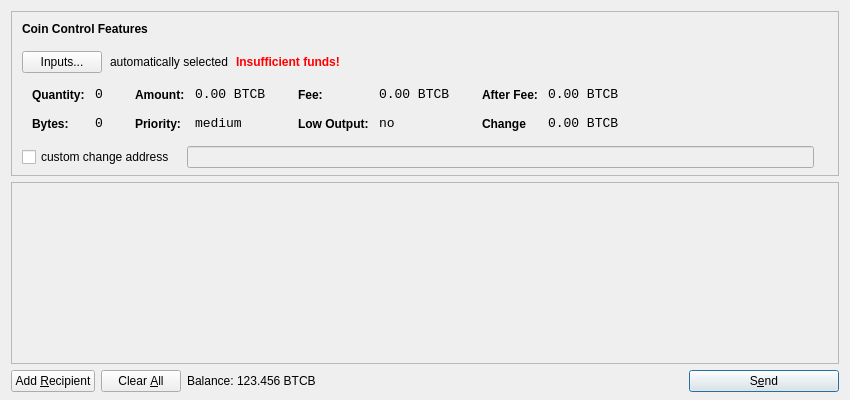
<?xml version="1.0" encoding="UTF-8"?>
<ui version="4.0">
 <class>SendCoinsDialog</class>
 <widget class="QDialog" name="SendCoinsDialog">
  <property name="geometry">
   <rect>
    <x>0</x>
    <y>0</y>
    <width>850</width>
    <height>400</height>
   </rect>
  </property>
  <property name="windowTitle">
   <string>Send Coins</string>
  </property>
  <layout class="QVBoxLayout" name="verticalLayout" stretch="0,1,0">
   <property name="bottomMargin">
    <number>8</number>
   </property>
   <item>
    <widget class="QFrame" name="frameCoinControl">
     <property name="sizePolicy">
      <sizepolicy hsizetype="Expanding" vsizetype="Expanding">
       <horstretch>0</horstretch>
       <verstretch>0</verstretch>
      </sizepolicy>
     </property>
     <property name="maximumSize">
      <size>
       <width>16777215</width>
       <height>16777215</height>
      </size>
     </property>
     <property name="frameShape">
      <enum>QFrame::StyledPanel</enum>
     </property>
     <property name="frameShadow">
      <enum>QFrame::Sunken</enum>
     </property>
     <layout class="QVBoxLayout" name="verticalLayoutCoinControl2">
      <property name="spacing">
       <number>-1</number>
      </property>
      <property name="leftMargin">
       <number>0</number>
      </property>
      <property name="topMargin">
       <number>0</number>
      </property>
      <property name="rightMargin">
       <number>0</number>
      </property>
      <property name="bottomMargin">
       <number>6</number>
      </property>
      <item>
       <layout class="QVBoxLayout" name="verticalLayoutCoinControl" stretch="0,0,0,0,1">
        <property name="spacing">
         <number>0</number>
        </property>
        <property name="leftMargin">
         <number>10</number>
        </property>
        <property name="topMargin">
         <number>10</number>
        </property>
        <item>
         <layout class="QHBoxLayout" name="horizontalLayoutCoinControl1">
          <property name="bottomMargin">
           <number>15</number>
          </property>
          <item>
           <widget class="QLabel" name="labelCoinControlFeatures">
            <property name="sizePolicy">
             <sizepolicy hsizetype="Preferred" vsizetype="Maximum">
              <horstretch>0</horstretch>
              <verstretch>0</verstretch>
             </sizepolicy>
            </property>
            <property name="font">
             <font>
              <weight>75</weight>
              <bold>true</bold>
             </font>
            </property>
            <property name="styleSheet">
             <string notr="true">font-weight:bold;</string>
            </property>
            <property name="text">
             <string>Coin Control Features</string>
            </property>
           </widget>
          </item>
         </layout>
        </item>
        <item>
         <layout class="QHBoxLayout" name="horizontalLayoutCoinControl2" stretch="0,0,0,0">
          <property name="spacing">
           <number>8</number>
          </property>
          <property name="bottomMargin">
           <number>10</number>
          </property>
          <item>
           <widget class="QPushButton" name="pushButtonCoinControl">
            <property name="styleSheet">
             <string notr="true"/>
            </property>
            <property name="text">
             <string>Inputs...</string>
            </property>
           </widget>
          </item>
          <item>
           <widget class="QLabel" name="labelCoinControlAutomaticallySelected">
            <property name="text">
             <string>automatically selected</string>
            </property>
            <property name="margin">
             <number>5</number>
            </property>
           </widget>
          </item>
          <item>
           <widget class="QLabel" name="labelCoinControlInsuffFunds">
            <property name="font">
             <font>
              <weight>75</weight>
              <bold>true</bold>
             </font>
            </property>
            <property name="styleSheet">
             <string notr="true">color:red;font-weight:bold;</string>
            </property>
            <property name="text">
             <string>Insufficient funds!</string>
            </property>
            <property name="margin">
             <number>5</number>
            </property>
           </widget>
          </item>
          <item>
           <spacer name="horizontalSpacerCoinControl">
            <property name="orientation">
             <enum>Qt::Horizontal</enum>
            </property>
            <property name="sizeHint" stdset="0">
             <size>
              <width>40</width>
              <height>1</height>
             </size>
            </property>
           </spacer>
          </item>
         </layout>
        </item>
        <item>
         <widget class="QWidget" name="widgetCoinControl" native="true">
          <property name="sizePolicy">
           <sizepolicy hsizetype="Preferred" vsizetype="Preferred">
            <horstretch>0</horstretch>
            <verstretch>0</verstretch>
           </sizepolicy>
          </property>
          <property name="minimumSize">
           <size>
            <width>0</width>
            <height>0</height>
           </size>
          </property>
          <property name="styleSheet">
           <string notr="true"/>
          </property>
          <layout class="QHBoxLayout" name="horizontalLayoutCoinControl5">
           <property name="margin">
            <number>0</number>
           </property>
           <item>
            <layout class="QHBoxLayout" name="horizontalLayoutCoinControl3" stretch="0,0,0,1">
             <property name="spacing">
              <number>20</number>
             </property>
             <property name="topMargin">
              <number>0</number>
             </property>
             <property name="bottomMargin">
              <number>10</number>
             </property>
             <item>
              <layout class="QFormLayout" name="formLayoutCoinControl1">
               <property name="horizontalSpacing">
                <number>10</number>
               </property>
               <property name="verticalSpacing">
                <number>14</number>
               </property>
               <property name="leftMargin">
                <number>10</number>
               </property>
               <property name="topMargin">
                <number>4</number>
               </property>
               <property name="rightMargin">
                <number>6</number>
               </property>
               <item row="0" column="0">
                <widget class="QLabel" name="labelCoinControlQuantityText">
                 <property name="styleSheet">
                  <string notr="true">font-weight:bold;</string>
                 </property>
                 <property name="text">
                  <string>Quantity:</string>
                 </property>
                 <property name="margin">
                  <number>0</number>
                 </property>
                </widget>
               </item>
               <item row="0" column="1">
                <widget class="QLabel" name="labelCoinControlQuantity">
                 <property name="font">
                  <font>
                   <family>Monospace</family>
                   <pointsize>10</pointsize>
                  </font>
                 </property>
                 <property name="cursor">
                  <cursorShape>IBeamCursor</cursorShape>
                 </property>
                 <property name="contextMenuPolicy">
                  <enum>Qt::ActionsContextMenu</enum>
                 </property>
                 <property name="text">
                  <string>0</string>
                 </property>
                 <property name="margin">
                  <number>0</number>
                 </property>
                 <property name="textInteractionFlags">
                  <set>Qt::LinksAccessibleByMouse|Qt::TextSelectableByKeyboard|Qt::TextSelectableByMouse</set>
                 </property>
                </widget>
               </item>
               <item row="1" column="0">
                <widget class="QLabel" name="labelCoinControlBytesText">
                 <property name="styleSheet">
                  <string notr="true">font-weight:bold;</string>
                 </property>
                 <property name="text">
                  <string>Bytes:</string>
                 </property>
                </widget>
               </item>
               <item row="1" column="1">
                <widget class="QLabel" name="labelCoinControlBytes">
                 <property name="font">
                  <font>
                   <family>Monospace</family>
                   <pointsize>10</pointsize>
                  </font>
                 </property>
                 <property name="cursor">
                  <cursorShape>IBeamCursor</cursorShape>
                 </property>
                 <property name="contextMenuPolicy">
                  <enum>Qt::ActionsContextMenu</enum>
                 </property>
                 <property name="text">
                  <string>0</string>
                 </property>
                 <property name="textInteractionFlags">
                  <set>Qt::LinksAccessibleByMouse|Qt::TextSelectableByKeyboard|Qt::TextSelectableByMouse</set>
                 </property>
                </widget>
               </item>
              </layout>
             </item>
             <item>
              <layout class="QFormLayout" name="formLayoutCoinControl2">
               <property name="horizontalSpacing">
                <number>10</number>
               </property>
               <property name="verticalSpacing">
                <number>14</number>
               </property>
               <property name="leftMargin">
                <number>6</number>
               </property>
               <property name="topMargin">
                <number>4</number>
               </property>
               <property name="rightMargin">
                <number>6</number>
               </property>
               <item row="0" column="0">
                <widget class="QLabel" name="labelCoinControlAmountText">
                 <property name="styleSheet">
                  <string notr="true">font-weight:bold;</string>
                 </property>
                 <property name="text">
                  <string>Amount:</string>
                 </property>
                 <property name="margin">
                  <number>0</number>
                 </property>
                </widget>
               </item>
               <item row="0" column="1">
                <widget class="QLabel" name="labelCoinControlAmount">
                 <property name="font">
                  <font>
                   <family>Monospace</family>
                   <pointsize>10</pointsize>
                  </font>
                 </property>
                 <property name="cursor">
                  <cursorShape>IBeamCursor</cursorShape>
                 </property>
                 <property name="contextMenuPolicy">
                  <enum>Qt::ActionsContextMenu</enum>
                 </property>
                 <property name="text">
                  <string notr="true">0.00 BTCB</string>
                 </property>
                 <property name="textInteractionFlags">
                  <set>Qt::LinksAccessibleByMouse|Qt::TextSelectableByKeyboard|Qt::TextSelectableByMouse</set>
                 </property>
                </widget>
               </item>
               <item row="1" column="0">
                <widget class="QLabel" name="labelCoinControlPriorityText">
                 <property name="styleSheet">
                  <string notr="true">font-weight:bold;</string>
                 </property>
                 <property name="text">
                  <string>Priority:</string>
                 </property>
                </widget>
               </item>
               <item row="1" column="1">
                <widget class="QLabel" name="labelCoinControlPriority">
                 <property name="font">
                  <font>
                   <family>Monospace</family>
                   <pointsize>10</pointsize>
                  </font>
                 </property>
                 <property name="cursor">
                  <cursorShape>IBeamCursor</cursorShape>
                 </property>
                 <property name="contextMenuPolicy">
                  <enum>Qt::ActionsContextMenu</enum>
                 </property>
                 <property name="text">
                  <string>medium</string>
                 </property>
                 <property name="textInteractionFlags">
                  <set>Qt::LinksAccessibleByMouse|Qt::TextSelectableByKeyboard|Qt::TextSelectableByMouse</set>
                 </property>
                </widget>
               </item>
              </layout>
             </item>
             <item>
              <layout class="QFormLayout" name="formLayoutCoinControl3">
               <property name="horizontalSpacing">
                <number>10</number>
               </property>
               <property name="verticalSpacing">
                <number>14</number>
               </property>
               <property name="leftMargin">
                <number>6</number>
               </property>
               <property name="topMargin">
                <number>4</number>
               </property>
               <property name="rightMargin">
                <number>6</number>
               </property>
               <item row="0" column="0">
                <widget class="QLabel" name="labelCoinControlFeeText">
                 <property name="styleSheet">
                  <string notr="true">font-weight:bold;</string>
                 </property>
                 <property name="text">
                  <string>Fee:</string>
                 </property>
                 <property name="margin">
                  <number>0</number>
                 </property>
                </widget>
               </item>
               <item row="0" column="1">
                <widget class="QLabel" name="labelCoinControlFee">
                 <property name="font">
                  <font>
                   <family>Monospace</family>
                   <pointsize>10</pointsize>
                  </font>
                 </property>
                 <property name="cursor">
                  <cursorShape>IBeamCursor</cursorShape>
                 </property>
                 <property name="contextMenuPolicy">
                  <enum>Qt::ActionsContextMenu</enum>
                 </property>
                 <property name="text">
                  <string notr="true">0.00 BTCB</string>
                 </property>
                 <property name="textInteractionFlags">
                  <set>Qt::LinksAccessibleByMouse|Qt::TextSelectableByKeyboard|Qt::TextSelectableByMouse</set>
                 </property>
                </widget>
               </item>
               <item row="1" column="0">
                <widget class="QLabel" name="labelCoinControlLowOutputText">
                 <property name="styleSheet">
                  <string notr="true">font-weight:bold;</string>
                 </property>
                 <property name="text">
                  <string>Low Output:</string>
                 </property>
                </widget>
               </item>
               <item row="1" column="1">
                <widget class="QLabel" name="labelCoinControlLowOutput">
                 <property name="font">
                  <font>
                   <family>Monospace</family>
                   <pointsize>10</pointsize>
                  </font>
                 </property>
                 <property name="cursor">
                  <cursorShape>IBeamCursor</cursorShape>
                 </property>
                 <property name="contextMenuPolicy">
                  <enum>Qt::ActionsContextMenu</enum>
                 </property>
                 <property name="text">
                  <string>no</string>
                 </property>
                 <property name="textInteractionFlags">
                  <set>Qt::LinksAccessibleByMouse|Qt::TextSelectableByKeyboard|Qt::TextSelectableByMouse</set>
                 </property>
                </widget>
               </item>
              </layout>
             </item>
             <item>
              <layout class="QFormLayout" name="formLayoutCoinControl4">
               <property name="horizontalSpacing">
                <number>10</number>
               </property>
               <property name="verticalSpacing">
                <number>14</number>
               </property>
               <property name="leftMargin">
                <number>6</number>
               </property>
               <property name="topMargin">
                <number>4</number>
               </property>
               <property name="rightMargin">
                <number>6</number>
               </property>
               <item row="0" column="0">
                <widget class="QLabel" name="labelCoinControlAfterFeeText">
                 <property name="styleSheet">
                  <string notr="true">font-weight:bold;</string>
                 </property>
                 <property name="text">
                  <string>After Fee:</string>
                 </property>
                 <property name="margin">
                  <number>0</number>
                 </property>
                </widget>
               </item>
               <item row="0" column="1">
                <widget class="QLabel" name="labelCoinControlAfterFee">
                 <property name="font">
                  <font>
                   <family>Monospace</family>
                   <pointsize>10</pointsize>
                  </font>
                 </property>
                 <property name="cursor">
                  <cursorShape>IBeamCursor</cursorShape>
                 </property>
                 <property name="contextMenuPolicy">
                  <enum>Qt::ActionsContextMenu</enum>
                 </property>
                 <property name="text">
                  <string notr="true">0.00 BTCB</string>
                 </property>
                 <property name="textInteractionFlags">
                  <set>Qt::LinksAccessibleByMouse|Qt::TextSelectableByKeyboard|Qt::TextSelectableByMouse</set>
                 </property>
                </widget>
               </item>
               <item row="1" column="0">
                <widget class="QLabel" name="labelCoinControlChangeText">
                 <property name="styleSheet">
                  <string notr="true">font-weight:bold;</string>
                 </property>
                 <property name="text">
                  <string>Change</string>
                 </property>
                </widget>
               </item>
               <item row="1" column="1">
                <widget class="QLabel" name="labelCoinControlChange">
                 <property name="font">
                  <font>
                   <family>Monospace</family>
                   <pointsize>10</pointsize>
                  </font>
                 </property>
                 <property name="cursor">
                  <cursorShape>IBeamCursor</cursorShape>
                 </property>
                 <property name="contextMenuPolicy">
                  <enum>Qt::ActionsContextMenu</enum>
                 </property>
                 <property name="text">
                  <string notr="true">0.00 BTCB</string>
                 </property>
                 <property name="textInteractionFlags">
                  <set>Qt::LinksAccessibleByMouse|Qt::TextSelectableByKeyboard|Qt::TextSelectableByMouse</set>
                 </property>
                </widget>
               </item>
              </layout>
             </item>
            </layout>
           </item>
          </layout>
         </widget>
        </item>
        <item>
         <layout class="QHBoxLayout" name="horizontalLayoutCoinControl4" stretch="0,0,0">
          <property name="spacing">
           <number>12</number>
          </property>
          <property name="sizeConstraint">
           <enum>QLayout::SetDefaultConstraint</enum>
          </property>
          <property name="topMargin">
           <number>5</number>
          </property>
          <property name="rightMargin">
           <number>5</number>
          </property>
          <item>
           <widget class="QCheckBox" name="checkBoxCoinControlChange">
            <property name="text">
             <string>custom change address</string>
            </property>
           </widget>
          </item>
          <item>
           <widget class="QLineEdit" name="lineEditCoinControlChange">
            <property name="enabled">
             <bool>false</bool>
            </property>
            <property name="sizePolicy">
             <sizepolicy hsizetype="Expanding" vsizetype="Fixed">
              <horstretch>0</horstretch>
              <verstretch>0</verstretch>
             </sizepolicy>
            </property>
           </widget>
          </item>
          <item>
           <widget class="QLabel" name="labelCoinControlChangeLabel">
            <property name="sizePolicy">
             <sizepolicy hsizetype="Preferred" vsizetype="Expanding">
              <horstretch>0</horstretch>
              <verstretch>0</verstretch>
             </sizepolicy>
            </property>
            <property name="minimumSize">
             <size>
              <width>0</width>
              <height>0</height>
             </size>
            </property>
            <property name="text">
             <string/>
            </property>
            <property name="margin">
             <number>3</number>
            </property>
           </widget>
          </item>
         </layout>
        </item>
        <item>
         <spacer name="verticalSpacerCoinControl">
          <property name="orientation">
           <enum>Qt::Vertical</enum>
          </property>
          <property name="sizeHint" stdset="0">
           <size>
            <width>800</width>
            <height>1</height>
           </size>
          </property>
         </spacer>
        </item>
       </layout>
      </item>
     </layout>
    </widget>
   </item>
   <item>
    <widget class="QScrollArea" name="scrollArea">
     <property name="widgetResizable">
      <bool>true</bool>
     </property>
     <widget class="QWidget" name="scrollAreaWidgetContents">
      <property name="geometry">
       <rect>
        <x>0</x>
        <y>0</y>
        <width>830</width>
        <height>165</height>
       </rect>
      </property>
      <layout class="QVBoxLayout" name="verticalLayout_2">
       <property name="margin">
        <number>0</number>
       </property>
       <item>
        <layout class="QVBoxLayout" name="entries">
         <property name="spacing">
          <number>6</number>
         </property>
        </layout>
       </item>
       <item>
        <spacer name="verticalSpacer">
         <property name="orientation">
          <enum>Qt::Vertical</enum>
         </property>
         <property name="sizeHint" stdset="0">
          <size>
           <width>20</width>
           <height>40</height>
          </size>
         </property>
        </spacer>
       </item>
      </layout>
     </widget>
    </widget>
   </item>
   <item>
    <layout class="QHBoxLayout" name="horizontalLayout">
     <item>
      <widget class="QPushButton" name="addButton">
       <property name="toolTip">
        <string>Send to multiple recipients at once</string>
       </property>
       <property name="text">
        <string>Add &amp;Recipient</string>
       </property>
       <property name="autoDefault">
        <bool>false</bool>
       </property>
      </widget>
     </item>
     <item>
      <widget class="QPushButton" name="clearButton">
       <property name="sizePolicy">
        <sizepolicy hsizetype="Minimum" vsizetype="Fixed">
         <horstretch>0</horstretch>
         <verstretch>0</verstretch>
        </sizepolicy>
       </property>
       <property name="toolTip">
        <string>Remove all transaction fields</string>
       </property>
       <property name="text">
        <string>Clear &amp;All</string>
       </property>
       <property name="autoRepeatDelay">
        <number>300</number>
       </property>
       <property name="autoDefault">
        <bool>false</bool>
       </property>
      </widget>
     </item>
     <item>
      <layout class="QHBoxLayout" name="horizontalLayout_2">
       <property name="spacing">
        <number>3</number>
       </property>
       <item>
        <widget class="QLabel" name="label">
         <property name="sizePolicy">
          <sizepolicy hsizetype="Preferred" vsizetype="Fixed">
           <horstretch>0</horstretch>
           <verstretch>0</verstretch>
          </sizepolicy>
         </property>
         <property name="text">
          <string>Balance:</string>
         </property>
        </widget>
       </item>
       <item>
        <widget class="QLabel" name="labelBalance">
         <property name="sizePolicy">
          <sizepolicy hsizetype="Preferred" vsizetype="Fixed">
           <horstretch>0</horstretch>
           <verstretch>0</verstretch>
          </sizepolicy>
         </property>
         <property name="cursor">
          <cursorShape>IBeamCursor</cursorShape>
         </property>
         <property name="text">
          <string notr="true">123.456 BTCB</string>
         </property>
         <property name="textInteractionFlags">
          <set>Qt::LinksAccessibleByMouse|Qt::TextSelectableByKeyboard|Qt::TextSelectableByMouse</set>
         </property>
        </widget>
       </item>
      </layout>
     </item>
     <item>
      <spacer name="horizontalSpacer">
       <property name="orientation">
        <enum>Qt::Horizontal</enum>
       </property>
       <property name="sizeHint" stdset="0">
        <size>
         <width>40</width>
         <height>20</height>
        </size>
       </property>
      </spacer>
     </item>
     <item>
      <widget class="QPushButton" name="sendButton">
       <property name="minimumSize">
        <size>
         <width>150</width>
         <height>0</height>
        </size>
       </property>
       <property name="toolTip">
        <string>Confirm the send action</string>
       </property>
       <property name="text">
        <string>S&amp;end</string>
       </property>
       <property name="icon">
        <iconset resource="../bitcoin.qrc">
         <normaloff>:/icons/send</normaloff>:/icons/send</iconset>
       </property>
       <property name="default">
        <bool>true</bool>
       </property>
      </widget>
     </item>
    </layout>
   </item>
  </layout>
 </widget>
 <resources>
  <include location="../bitcoin.qrc"/>
 </resources>
 <connections/>
</ui>
